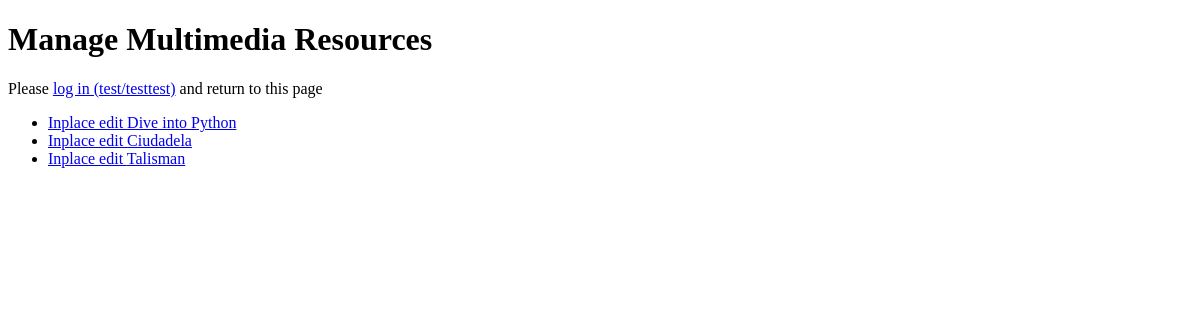
Before: /multimediaresources/ with the older database file.
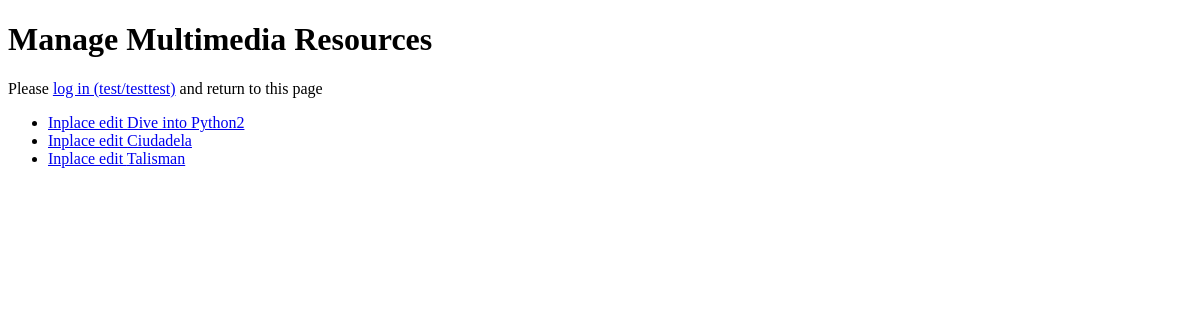
After: the same page with the newer database file.
### testing/multimediaresources/models.py (models this page shows)
class Resource(models.Model):
    name = models.CharField(verbose_name=_(u'Name'),
                            max_length=100, null=False, blank=False,
                            unique=True)
    created = models.DateField(verbose_name=_(u'Date of created'))
    description = models.TextField(verbose_name=_(u'Description'),
                                   blank=True, null=True)
    status = models.CharField(verbose_name=_(u'Status'),
                              max_length=20, choices=STATUS,
                              default='order', help_text='Status of the resource.',
                              editable=True, null=False, blank=False)
    resource_type = models.ForeignKey(TypeResource, verbose_name=_(u'Type'),
                                      null=False, blank=False, editable=True)
    owner = models.ManyToManyField(User, verbose_name=_(u'Owner'))
    amount = models.IntegerField(verbose_name=_(u'Amount'), null=True, blank=True)
    can_borrow = models.BooleanField(verbose_name=_(u'Can borrow?'))
    available_from = models.DateTimeField(verbose_name=_(u"Will be available from"))
    image = models.ImageField(verbose_name=_(u"Associated Image"), null=True, blank=True, upload_to="images")
    file = models.FileField(verbose_name=_(u"File Text"), null=True, blank=True, upload_to="files")
    class Meta:
        verbose_name = _(u'Resources')
    @models.permalink
    def get_absolute_url(self):
        return ('multimediaresources_edit', (self.pk,))
    def __unicode__(self):
        return self.name

### testing/multimediaresources/views.py (the view)
def multimediaresources_index(request):
    return render_to_response('multimediaresources/index.html',
                              {'resources': Resource.objects.all()},
                              context_instance=RequestContext(request))

### testing/multimediaresources/templates/multimediaresources/index.html (shortened to what this page needs)
{% extends "base.html" %}
{% load i18n %}
{% block content-title %}{% trans "Manage Multimedia Resources"%}{% endblock %}
{% block content %}
    <div>
        <ul>
        {% for resource in resources %}
            <li><a href="{{ resource.get_absolute_url }}">Inplace edit {{ resource }}</a></li>
        {% endfor %}
        </ul>
    </div>
{% endblock %}

Changed rows visible on the page:
changed Resource: name "Dive into Python" → "Dive into Python2"
